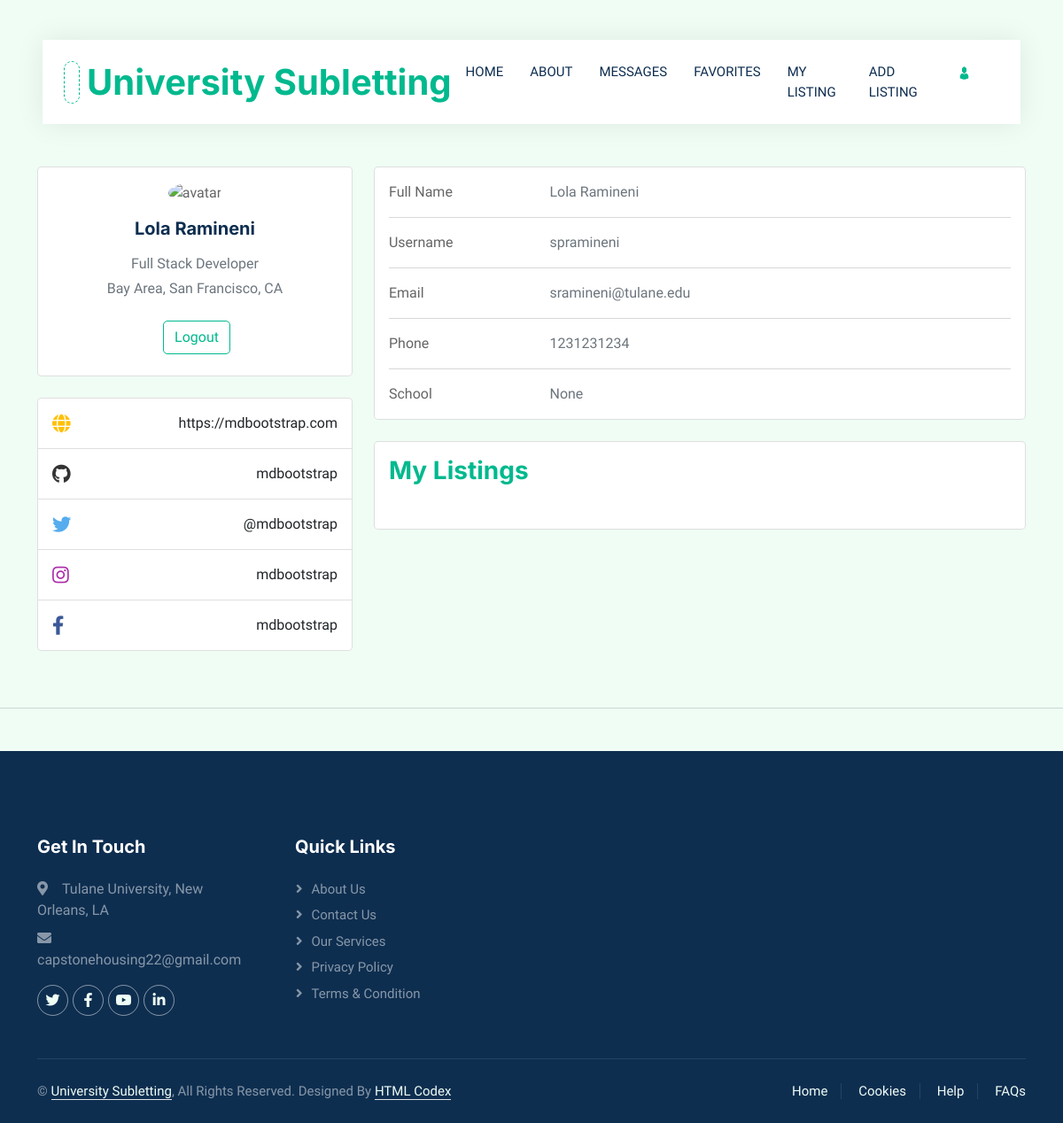
Before: /profile/ (signed in) with the older database file.
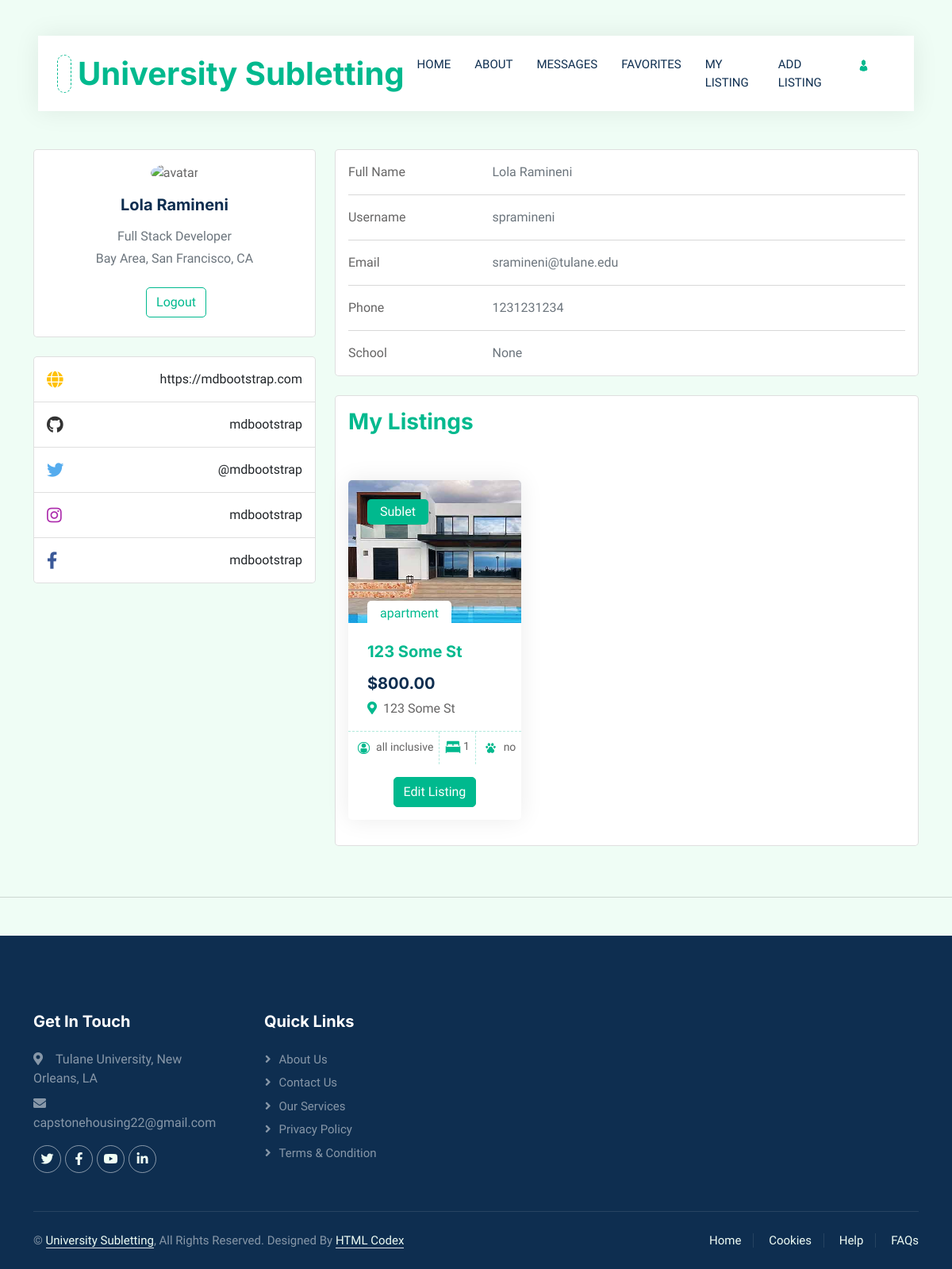
After: the same page with the newer database file.
### hello/models.py (models this page shows)
class allinformation(models.Model):
    user = models.ForeignKey(User, on_delete=models.CASCADE, null=True)
    address = models.CharField(max_length=200, blank=True, null=True)
    city = models.CharField(max_length=200, blank=True, null=True)
    zip = models.IntegerField( blank=True, null=True)
    state = models.CharField(max_length=22, blank=True, null=True)
    hometype = models.CharField(max_length=100, blank=True, null=True)
    monthlyprice = models.DecimalField(max_digits = 100, decimal_places=2, blank=True, null=True)
    securitydeposit = models.DecimalField(max_digits = 100, decimal_places=2, blank=True, null=True)
    numbertenants = models.IntegerField(blank=True, null=True)
    gender = models.CharField(max_length=20, blank=True, null=True)
    beds = models.IntegerField( blank=True, null=True)
    addrentinfo = models.CharField(max_length=300, blank=True, null=True)
    parking = models.CharField(max_length=4, blank=True, null=True)
    pets = models.CharField(max_length=4, blank=True, null=True)
    laundry = models.CharField(max_length=20, blank=True, null=True)
    addamenityinfo = models.CharField(max_length=300, blank=True, null=True)
    image = models.ImageField(upload_to="images/",default="images/image_coming_soon.png", height_field=None, width_field=None, max_length=100,blank=True, null=True)

### hello/views.py (the view)
# urls.py: path("profile/", views.profile, name="profile"),
def profile(request):
    user_listings = allinformation.objects.filter(user=request.user)
    uiList = userinfo.objects.filter(username=request.user)
    ui = uiList.first()
    return render(request, "hello/profile.html", {'user_listings': user_listings,'ui': ui,} )

### hello/templates/hello/profile.html (shortened to what the changed rows need)
{% extends "hello/layout.html" %}
{% load static %}
{% block content %}
<!DOCTYPE html>
<html lang="en">
<head>
    <link href="https://cdnjs.cloudflare.com/ajax/libs/font-awesome/5.10.0/css/all.min.css" rel="stylesheet">
    <link href="https://cdn.jsdelivr.net/npm/bootstrap-icons@1.4.1/font/bootstrap-icons.css" rel="stylesheet">
    <link href="{% static 'hello/lib/animate/animate.min.css' %}" rel="stylesheet">
    <link href="{% static 'hello/lib/owlcarousel/assets/owl.carousel.min.css' %}" rel="stylesheet">
    <link href="{% static 'hello/css/bootstrap.min.css' %}" rel="stylesheet">
    <link href="{% static 'hello/css/style.css' %}" rel="stylesheet">
</head>
    <div class="container-fluid nav-bar bg-transparent">
        <nav class="navbar navbar-expand-lg bg-white navbar-light py-0 px-4">
            <a href="{% url 'home' %}" class="navbar-brand d-flex align-items-center text-center">
                <h1 class="m-0 text-primary">University Subletting</h1>
            </a>
        </nav>
    </div>
    <section>
        <div class="container py-5">
          <div class="row">
            <div class="col-lg-8">
              <div class="row">
                <div class="col-md">
                  <div class="card mb-4 mb-md-0">
                      <div class="row g-4 p-3">
                      {% for listing in user_listings %}
                        <ul class="col-lg-4 col-md-6 wow fadeInUp" data-wow-delay="0.1s">
                          <a href="{% url 'view_listing' listing.id %}">
                              <div class="property-item rounded overflow-hidden">
                                  <div class="position-relative overflow-hidden">
                                      <img src="{{listing.image.url}}"  width="350" height="180" alt="Listing Picture">
                                      <div class="bg-primary rounded text-white position-absolute start-0 top-0 m-4 py-1 px-3">Sublet</div>
                                      <div class="bg-white rounded-top text-primary position-absolute start-0 bottom-0 mx-4 pt-1 px-3">{{listing.hometype}}</div>
                                  </div>
                                  <div class="p-4 pb-0">
                                      <h5 class="text-primary mb-3">{{listing.address}}</h5>
                                      <a class="d-block h5 mb-2" href="{% url 'view_listing' listing.id %}" id="{{listing.id}}">${{listing.monthlyprice}}</a>
                                      <p><i class="fa fa-map-marker-alt text-primary me-2"></i>{{listing.address}}</p>
                                  </div>
                                  <div class="d-flex border-top">
                                      <small class="flex-fill text-center border-end py-2"><img class="img-fluid" src="{% static 'hello/images/icon-person.png'%}" alt="Icon" style="width: 25px; height: 25px;"></img> {{listing.gender}}</small>
                                      <small class="flex-fill text-center border-end py-2"><img class="img-fluid " src="{% static 'hello/images/icon-bed.png'%}" alt="Icon" style="width: 20px; height: 20px;"></img> {{listing.beds}}</small>
                                      <small class="flex-fill text-center py-2"><img class="img-fluid" src="{% static 'hello/images/icon-pet.png'%}" alt="Icon" style="width: 25px; height: 25px;"></img> {{listing.pets}}</small>
                                  </div>
                                  <p class="mt-3" style= "text-align: center;">
                                    <a class="btn btn-primary" href="{% url 'edit_listing' listing.id %}">Edit Listing</a>
                                  </p>
                              </div>
                          </a>
                        </ul>
                  {% endfor %}
                  </div>
                </div>
              </div>
            </div>
          </div>
        </div>
      </section>
{% endblock %}

Changed rows visible on the page:
added allinformation: image (picture), hometype "apartment", address "123 Some St", monthlyprice "800.00", gender "all inclusive", beds "1", pets "no"
